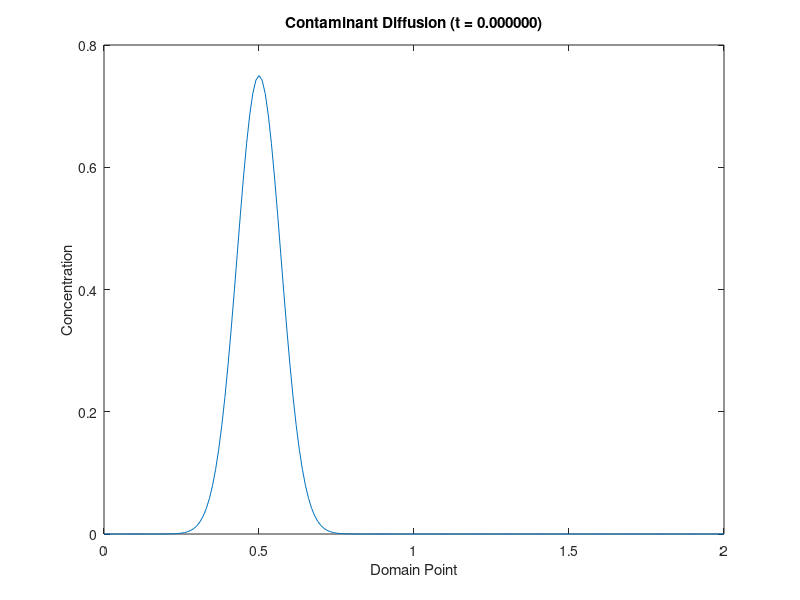
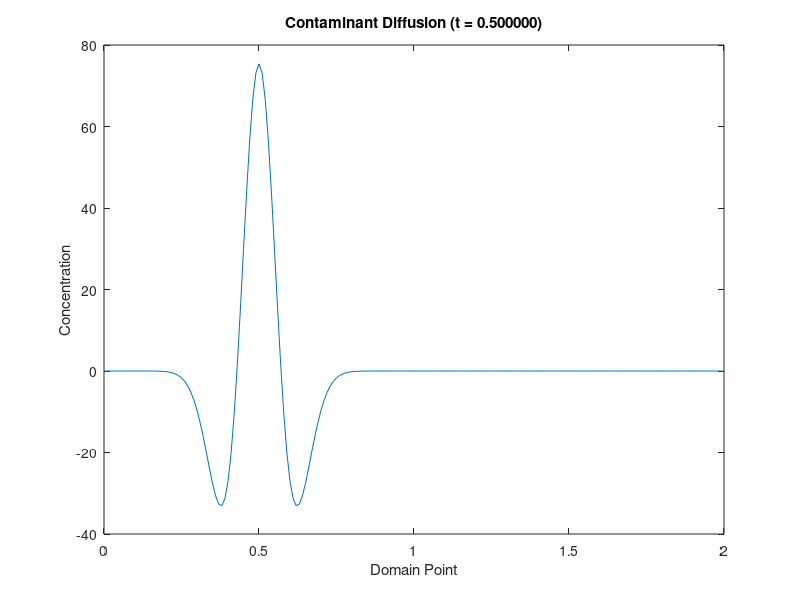
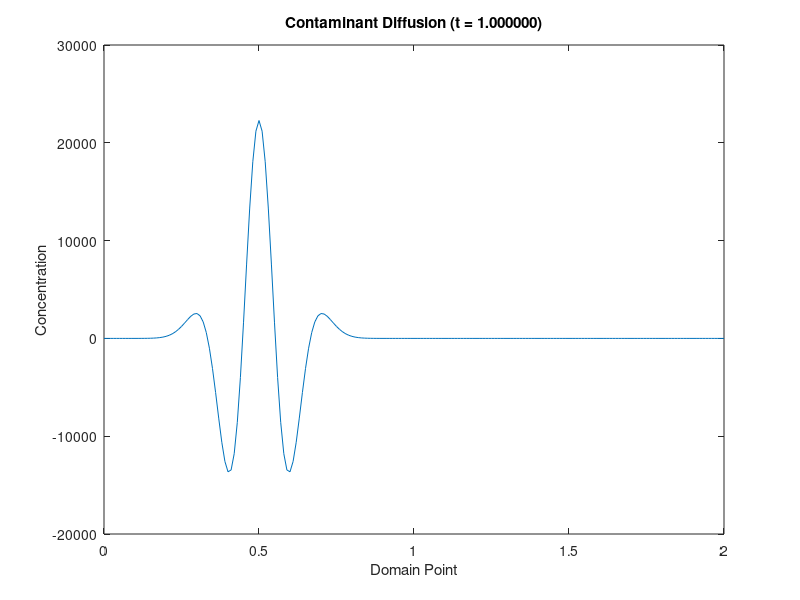

Write MATLAB code to recreate these figures, in order.
 function Diffusion()  
        x_start = 0;
        x_step  = 0.01; % delta x
        x_end   = 2;
    
        t_start = 0;
        t_step = 0.5; % delta t
        t_end = 1;
        
        xVals = x_start : x_step : x_end;
        tVals = t_start : t_step : t_end;
        
        c = zeros(length(xVals), length(tVals));
        D = 1;
        
        % c_t -> t = 0 (c_0)
        for x = 1 : length(xVals)
            c(x, 1) = 0.75 * exp(-((xVals(x) - 0.5)/0.1)^2);
        end
        
        for t = 1 : length(tVals)-1
            for x = 2 : length(xVals)-1
                c(x, t+1) = -D * t_step * ((c(x + 1, t) - (2 * c(x, t)) + c(x-1, t)) / (x_step ^ 2)) + c(x, t);
            end
        end
    
        for t = 1 : length(tVals)
            figure();
            plot(xVals, c(:, t));
            title(sprintf('Contaminant Diffusion (t = %f)', tVals(t)));
            xlabel('Domain Point'); 
            ylabel('Concentration'); 
        end
  end
